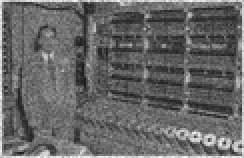
#> input picture lab1/data/computer.png, 122 x 79 px, shrunk from 611 x 396 before the run (shown 2 times larger); its folder holds 4 pictures in this run
$ python processing.py
#> lines starting #> are read from the running program, lines starting #| are printed output that depends on the picture
import cv2
import argparse
import numpy as np
import matplotlib.pyplot as plt

def save_img(args, img, name = 'processing'):

    if(args.g):
        plt.imsave('test/'+ args.name + '_' + name +'.png', img , cmap='gray')
    else:
        plt.imsave('test/'+ args.name + '_' + name +'.png', img )


def to01(img):
    img = (img + np.abs(img.min()))
    img /= img.max()
    return img

def conv(image, kernel, stride = 1, padding = 1):
    image = np.pad(image, [(padding, padding), (padding, padding)], mode='constant', constant_values=0)

    kernel_height, kernel_width = kernel.shape
    padded_height, padded_width = image.shape

    output_height = (padded_height - kernel_height) // stride + 1
    output_width = (padded_width - kernel_width) // stride + 1

    new_image = np.zeros((output_height, output_width)).astype(np.float32)
    for y in range(0, output_height):
        for x in range(0, output_width):
            new_image[y][x] = np.sum(image[y * stride:y * stride + kernel_height, x * stride:x * stride + kernel_width] * kernel).astype(np.float32)

    return new_image


def get_histogram(image, bins = 256):

    histogram = np.zeros(bins)
    for v in range(256):
        histogram[v] +=  (image == v).sum()

    return histogram


def median(image, kernel_size = 3, stride = 1, padding = 1):
    image = np.pad(image, [(padding, padding), (padding, padding)], mode='constant', constant_values=0)

    kernel_height, kernel_width = kernel_size, kernel_size
    padded_height, padded_width = image.shape

    output_height = (padded_height - kernel_height) // stride + 1
    output_width = (padded_width - kernel_width) // stride + 1

    new_image = np.zeros((output_height, output_width)).astype(np.float32)
    for y in range(0, output_height):
        for x in range(0, output_width):
            tmp = (image[y * stride:y * stride + kernel_height, x * stride:x * stride + kernel_width]).reshape(-1,1)
            tmp.sort(axis = 0)
            new_image[y][x] = tmp[(kernel_size*kernel_size-1)//2].astype(np.float32)

    return new_image

def his_equl(args, img):

    if args.g:
        his = get_histogram(img)
        p = his/his.sum()
        cdf = np.cumsum(p)

        for i in range(img.shape[0]):
            for j in range(img.shape[1]):
                img[i,j] = 255 * cdf[ img[i,j]]

        save_img(args, img , 'his_equl' )

        plt.bar(np.arange(len(his)), his)
        plt.savefig('test/' + args.name + '_his_equl_before.png')

        plt.clf()
        plt.bar(np.arange(len(his)),get_histogram(img))
        plt.savefig('test/' + args.name + '_his_equl_after.png')

    else:
        his = { 'b' : get_histogram(img[:,:,0]),
                'g' : get_histogram(img[:,:,1]),
                'r' : get_histogram(img[:,:,2]) }

        cdf = { 'b' : np.cumsum(his['b']/his['b'].sum()),
                'g' : np.cumsum(his['g']/his['g'].sum()),
                'r' : np.cumsum(his['r']/his['r'].sum()) }

        for i in range(img.shape[0]):
            for j in range(img.shape[1]):
                count = 0
                for c in his.keys():
                    img[i,j,count] = 255 * cdf[c][img[i,j,count]]
                    count+=1

        save_img(args, img , 'his_equl' )

        plt.figure(figsize=(25,10))
        count = 1
        for c in his.keys():
            plt.subplot(1,3,count)
            plt.title(c)
            plt.bar(np.arange(256), his[c])
            count+=1

        plt.savefig('test/' + args.name + '_his_equl_before.png')


        plt.clf()
        his = { 'b' : get_histogram(img[:,:,0]),
                'g' : get_histogram(img[:,:,1]),
                'r' : get_histogram(img[:,:,2]) }
        count = 1
        for c in his.keys():
            plt.subplot(1,3,count)
            plt.title(c)
            plt.bar(np.arange(256), his[c])
            count+=1

        plt.savefig('test/' + args.name + '_his_equl_after.png')

    return img

def power_transformation(arg, img, gamma = 1.5, c = 1.):
    img = img.astype('float64') / 255.0
    img = c * np.power(img, gamma)
    save_img(arg, img, 'power_transformation' )

    return img

def gradients(arg, img):

    kernel_h = np.array(
        [[ -1, 0, 1],
         [ -1, 0, 1],
         [ -1, 0, 1]]
    )
    kernel_w = np.array(
        [[ -1, -1, -1],
         [  0,  0,  0],
         [  1,  1,  1]]
    )

    if arg.g:
        w = conv(img, kernel_w)
        h = conv(img, kernel_w)
        img = w + h
    else:
        w = []
        h = []
        for i in range(3):
            w.append(conv(img[:,:,i], kernel_w))
            h.append(conv(img[:,:,i], kernel_h))
        w = np.stack((w[0], w[1], w[2]), axis=2)
        h = np.stack((h[0], h[1], h[2]), axis=2)
        img = w + h
        img = to01(img)

    save_img(arg, img, 'gradients' )

    return img


def median_filter(arg, img, kernel = 3):
    if arg.g:
        img = median(img, kernel)
        save_img(arg, img, 'median_filter' )
        return img
    else:
        output = []
        for i in range(3):
            output.append(median(img[:,:,i], kernel))

        img = np.stack((output[0], output[1], output[2]), axis=2)
        save_img(arg, img/255, 'median_filter' )
        return img


def threshold(arg, img, threshold ):
    idx = img > threshold
    img[idx] = 255
    idx = img <= threshold
    img[idx] = 0

    save_img(arg, img/255, 'threshold' )
    return img

def gaussian_blur(arg, img, it):
    kernel = np.array(
        [[   1,  4,  7,  4,  1],
         [   4, 16, 26, 16,  4],
         [   7, 26, 41, 26,  7],
         [   4, 16, 26, 16,  4],
         [   1,  4,  7,  4,  1], ]
    ) /273.

    if arg.g:
        img = conv(img, kernel, padding = 2)
        save_img(arg, img, 'gaussian_blur_' + str(it) )
    else:
        img[:,:,0] = conv(img[:,:,0], kernel, padding = 2)
        img[:,:,1] = conv(img[:,:,1], kernel, padding = 2)
        img[:,:,2] = conv(img[:,:,2], kernel, padding = 2)

        save_img(arg, img/img.max(), 'gaussian_blur_' + str(it) )

    return img

if __name__ == '__main__':

    parser = argparse.ArgumentParser(add_help=True)

    parser.add_argument('--name', default='computer', type=str)
    parser.add_argument('-g', action="store_true")
    args = parser.parse_args()

    #loading data
    if(args.g):
            img = cv2.imread('data/' + args.name + '.png', cv2.IMREAD_GRAYSCALE)
    else:
            img = cv2.imread('data/' + args.name + '.png')
#> img is the input picture: shape (79, 122, 3); min 24, max 251, mean 102.8


    test = img.copy()

    img = power_transformation(args, img)
#> in power_transformation, `img = c * np.power(img, gamma)`:
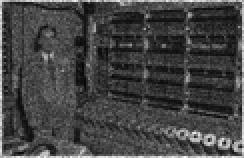
#> img: shape (79, 122, 3) float64 (shown 2 times larger); min 0.0289, max 0.977, mean 0.268
    img = his_equl(args, (img*255).astype('uint8'))
#> after the loop in get_histogram, `for v in range(256):`: histogram = 256 values, max 283 at index 57, min 0 at index 0, mean 37.65
#> after the loop in his_equl, `for i in range(img.shape[0]):`:
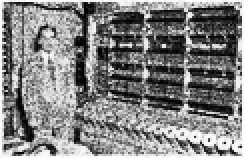
#> img: shape (79, 122, 3) (shown 2 times larger); min 0, max 255, mean 128.5
#> the loop in his_equl, `for c in his.keys():` made 3 passes
#> c on passes 1 to 3: 'b', 'g', 'r'
#> after the loop in his_equl, `for c in his.keys():`: count = 4
#> in his_equl, `plt.savefig('test/' + args.name + '_his_equl_before.png')`:
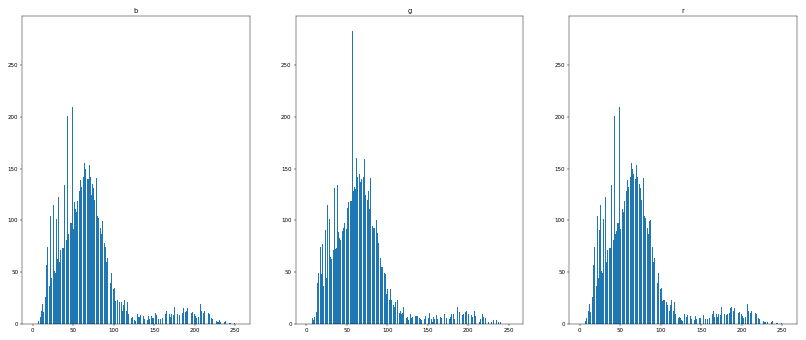
#> figure drawn by matplotlib, 3 panels; panel 1: tallest bar 283 high, from x = 56.6 to 57.4; panel 2: tallest bar 283 high, from x = 56.6 to 57.4; panel 3: tallest bar 283 high, from x = 56.6 to 57.4
    for i in range(3):
        img = median_filter(args, img)
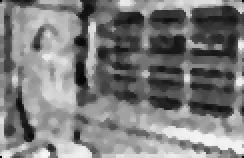
#> img: shape (79, 122, 3) float32 (shown 2 times larger); min 0, max 248, mean 124.4

    threshold(args, test, (test.max()+test.min())/2)
#> in threshold, `idx = img > threshold`: idx: shape (79, 122, 3) bool; every value is 1
#> in threshold, `img[idx] = 255`: img: shape (79, 122, 3); every value is 255
#> in threshold, `idx = img <= threshold`: idx: shape (79, 122, 3) bool; every value is 0
    gradients(args, test)
#> in gradients, `kernel_h = np.array( [[ -1, 0, 1], [ -1, 0, 1], [ -1, 0, 1]] )`: kernel_h = [[-1, 0, 1], [-1, 0, 1], [-1, 0, 1]]
#> in gradients, `kernel_w = np.array( [[ -1, -1, -1], [  0,  0,  0], [  1,  1,  1]] )`: kernel_w = [[-1, -1, -1], [0, 0, 0], [1, 1, 1]]
#> the loop in gradients, `for i in range(3):` made 3 passes
#> pass 1, in conv, `image = np.pad(image, [(padding, padding), (padding, padding)], mode='..`:
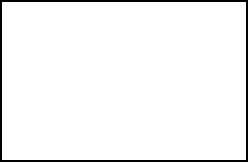
#> image: shape (81, 124) (shown 2 times larger); 96% white; black in thin lines or dots
#> after the loop in gradients, `for i in range(3):`: h = 3 items
#> in gradients, `img = w + h`:
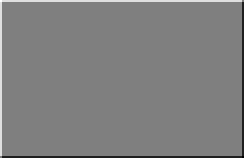
#> img: shape (79, 122, 3) float32 (shown 2 times larger); min -1020, max 1020, mean 0; drawn with min black and max white

    tmp = img.copy()
    for i in range(1,11):
        tmp = gaussian_blur(args, test, i)
#> this loop made 10 passes
#> pass 2, in save_img (call 9), `plt.imsave('test/'+ args.name + '_' + name +'.png', img )`:
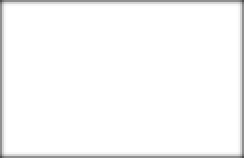
#> saved as computer_gaussian_blur_2.png: shape (79, 122, 3) (shown 2 times larger); min 80, max 255, mean 248.2
